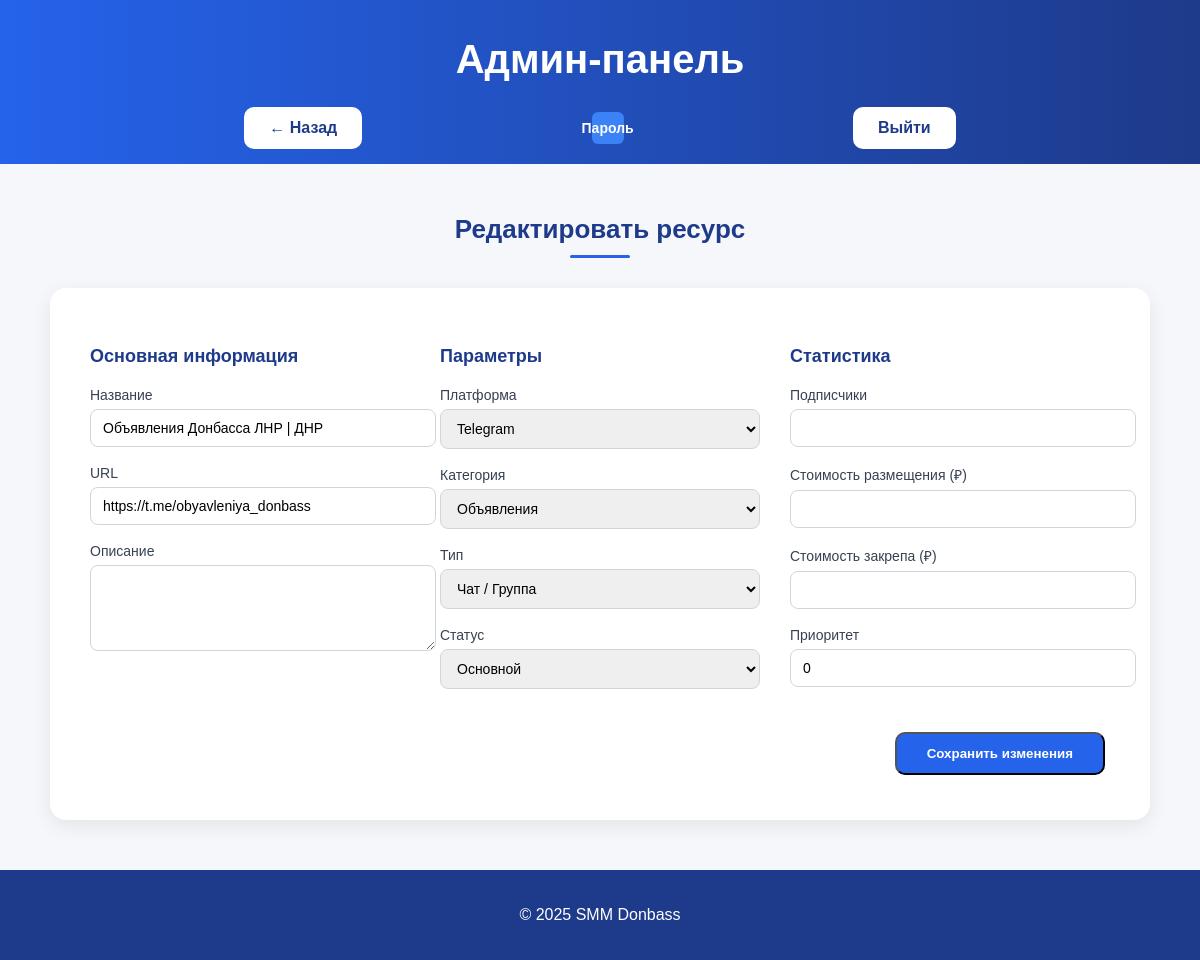
The app's page /admin/edit.php?id=3 (signed in) with its own data.
### tables this page shows
CREATE TABLE `resources` (
  `id` int(11) NOT NULL,
  `name` varchar(255) NOT NULL,
  `url` varchar(255) NOT NULL,
  `status` enum('main','reserve') DEFAULT NULL,
  `created_at` timestamp NULL DEFAULT CURRENT_TIMESTAMP,
  `platform` varchar(20) NOT NULL,
  `category` enum('Новости','Авто/Мото','Поездки','Работа','Объявления','Недвижимость','Общение','Хобби','Услуги','Электроника') NOT NULL DEFAULT 'Объявления',
  `type` enum('chat','channel') NOT NULL DEFAULT 'chat',
  `subscribers` int(11) DEFAULT NULL,
  `description` text,
  `priority` int(11) DEFAULT '0',
  `price` int(11) DEFAULT NULL,
  `pin_price` int(11) DEFAULT NULL
);

### config.php (called while the page is built, shortened)
<?php
function e($value)
{
    return htmlspecialchars((string)($value ?? ''), ENT_QUOTES, 'UTF-8');
}

### admin/edit.php (the view, shortened to what this page needs)
<?php
require_once '../config.php';
$id = (int) $_GET['id'];
$stmt = $pdo->prepare("SELECT * FROM resources WHERE id = ?");
$stmt->execute([$id]);
$resource = $stmt->fetch();
require 'partials/header.php';
?>
<div class="form-wrapper">
<h2>Редактировать ресурс</h2>
<form method="post" class="resource-form">
<div class="form-grid">
<div class="form-block">
<h3>Основная информация</h3>
<label>Название</label>
<input name="name" value="<?= e($resource['name']) ?>" required>
<label>URL</label>
<input name="url" value="<?= e($resource['url']) ?>" required>
<label>Описание</label>
<textarea name="description" rows="4"><?= e($resource['description']) ?></textarea>
</div>
<div class="form-block">
<h3>Параметры</h3>
<label>Платформа</label>
<select name="platform" required>
<?php
$platforms = ['Telegram','VK','MAX'];
foreach ($platforms as $p) {
    if ($resource['platform'] === $p) {
        echo '<option value="' . e($p) . '" selected>' . e($p) . '</option>';
    } else {
        echo '<option value="' . e($p) . '">' . e($p) . '</option>';
    }
}
?>
</select>
<label>Категория</label>
<select name="category" required>
<?php
$categories = [
'Новости','Авто/Мото','Поездки','Работа',
'Объявления','Недвижимость','Общение',
'Хобби','Услуги','Электроника'
];
foreach ($categories as $c) {
    if ($resource['category'] === $c) {
        echo '<option value="' . e($c) . '" selected>' . e($c) . '</option>';
    } else {
        echo '<option value="' . e($c) . '">' . e($c) . '</option>';
    }
}
?>
</select>
<label>Тип</label>
<select name="type" required>
<?php
$types = ['chat' => 'Чат / Группа', 'channel' => 'Канал'];
foreach ($types as $value => $label) {
    if ($resource['type'] === $value) {
        echo '<option value="' . e($value) . '" selected>' . e($label) . '</option>';
    } else {
        echo '<option value="' . e($value) . '">' . e($label) . '</option>';
    }
}
?>
</select>
<label>Статус</label>
<select name="status">
<?php
$statuses = ['main' => 'Основной', 'reserve' => 'Резерв'];
foreach ($statuses as $value => $label) {
    if ($resource['status'] === $value) {
        echo '<option value="' . e($value) . '" selected>' . e($label) . '</option>';
    } else {
        echo '<option value="' . e($value) . '">' . e($label) . '</option>';
    }
}
?>
</select>
</div>
<div class="form-block">
<h3>Статистика</h3>
<label>Подписчики</label>
<input type="number" name="subscribers" value="<?= e($resource['subscribers']) ?>">
<label>Стоимость размещения (₽)</label>
<input type="number" name="price" value="<?= e($resource['price']) ?>">
<label>Стоимость закрепа (₽)</label>
<input type="number" name="pin_price" value="<?= e($resource['pin_price']) ?>">
<label>Приоритет</label>
<input type="number" name="priority" value="<?= e($resource['priority']) ?>">
</div>
</div>
<div class="form-actions">
<button type="submit" class="btn btn-primary">Сохранить изменения</button>
</div>
</form>
</div>
<?php require 'partials/footer.php'; ?>

### css/style.css (style rules this page uses)
body { margin: 0; font-family: Arial, sans-serif; background: #f5f7fa; color: #333; }
.btn { display: inline-block; padding: 12px 25px; background: white; color: #1e3a8a; text-decoration: none; border-radius: 10px; margin: 5px; font-weight: bold; transition: 0.3s; }
.form-wrapper { max-width: 1100px; margin: 50px auto; padding: 0 20px; }
.form-wrapper h2 { text-align: center; margin-bottom: 30px; font-size: 26px; color: #1e3a8a; position: relative; }
.form-wrapper h2::after { content: ""; width: 60px; height: 3px; background: #2563eb; display: block; margin: 10px auto 0; border-radius: 3px; }
.resource-form { background: white; padding: 40px; border-radius: 16px; box-shadow: 0 6px 20px rgba(0,0,0,0.08); }
.form-grid { display: grid; grid-template-columns: repeat(auto-fit, minmax(280px, 1fr)); gap: 30px; }
.form-block h3 { margin-bottom: 20px; font-size: 18px; color: #1e3a8a; }
.resource-form label { display: block; margin-bottom: 6px; font-size: 14px; color: #374151; }
.resource-form input, .resource-form select, .resource-form textarea { width: 100%; padding: 10px 12px; margin-bottom: 18px; border: 1px solid #d1d5db; border-radius: 8px; font-size: 14px; transition: 0.2s; }
.form-actions { margin-top: 20px; text-align: right; }
.btn-primary { background: #2563eb; color: white; padding: 12px 30px; border-radius: 10px; font-weight: bold; }

### records on screen
resources: name "Объявления Донбасса ЛНР | ДНР", url "https://t.me/obyavleniya_donbass", priority "0"

### other values on screen
form field platform "Telegram"
form field category "Объявления"
form field type "Чат / Группа"
form field status "Основной"
